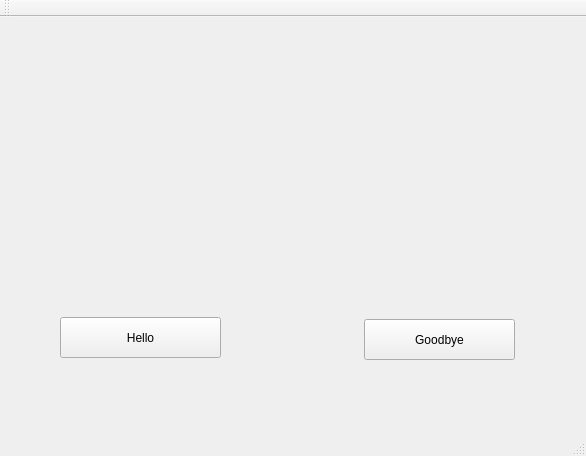
<?xml version="1.0" encoding="UTF-8"?>
<ui version="4.0">
 <class>MainWindow</class>
 <widget class="QMainWindow" name="MainWindow">
  <property name="geometry">
   <rect>
    <x>0</x>
    <y>0</y>
    <width>586</width>
    <height>456</height>
   </rect>
  </property>
  <property name="windowTitle">
   <string>MainWindow</string>
  </property>
  <widget class="QWidget" name="centralWidget">
   <widget class="QPushButton" name="pushButton">
    <property name="geometry">
     <rect>
      <x>60</x>
      <y>300</y>
      <width>161</width>
      <height>41</height>
     </rect>
    </property>
    <property name="text">
     <string>Hello</string>
    </property>
   </widget>
   <widget class="QPushButton" name="pushButton_2">
    <property name="geometry">
     <rect>
      <x>364</x>
      <y>302</y>
      <width>151</width>
      <height>41</height>
     </rect>
    </property>
    <property name="text">
     <string>Goodbye</string>
    </property>
   </widget>
   <widget class="QLabel" name="label">
    <property name="geometry">
     <rect>
      <x>240</x>
      <y>90</y>
      <width>281</width>
      <height>131</height>
     </rect>
    </property>
    <property name="font">
     <font>
      <family>JPCS Engineering Font</family>
      <pointsize>14</pointsize>
     </font>
    </property>
    <property name="text">
     <string/>
    </property>
   </widget>
  </widget>
  <widget class="QMenuBar" name="menuBar">
   <property name="geometry">
    <rect>
     <x>0</x>
     <y>0</y>
     <width>586</width>
     <height>21</height>
    </rect>
   </property>
  </widget>
  <widget class="QToolBar" name="mainToolBar">
   <attribute name="toolBarArea">
    <enum>TopToolBarArea</enum>
   </attribute>
   <attribute name="toolBarBreak">
    <bool>false</bool>
   </attribute>
  </widget>
  <widget class="QStatusBar" name="statusBar"/>
 </widget>
 <layoutdefault spacing="6" margin="11"/>
 <resources/>
 <connections/>
</ui>
